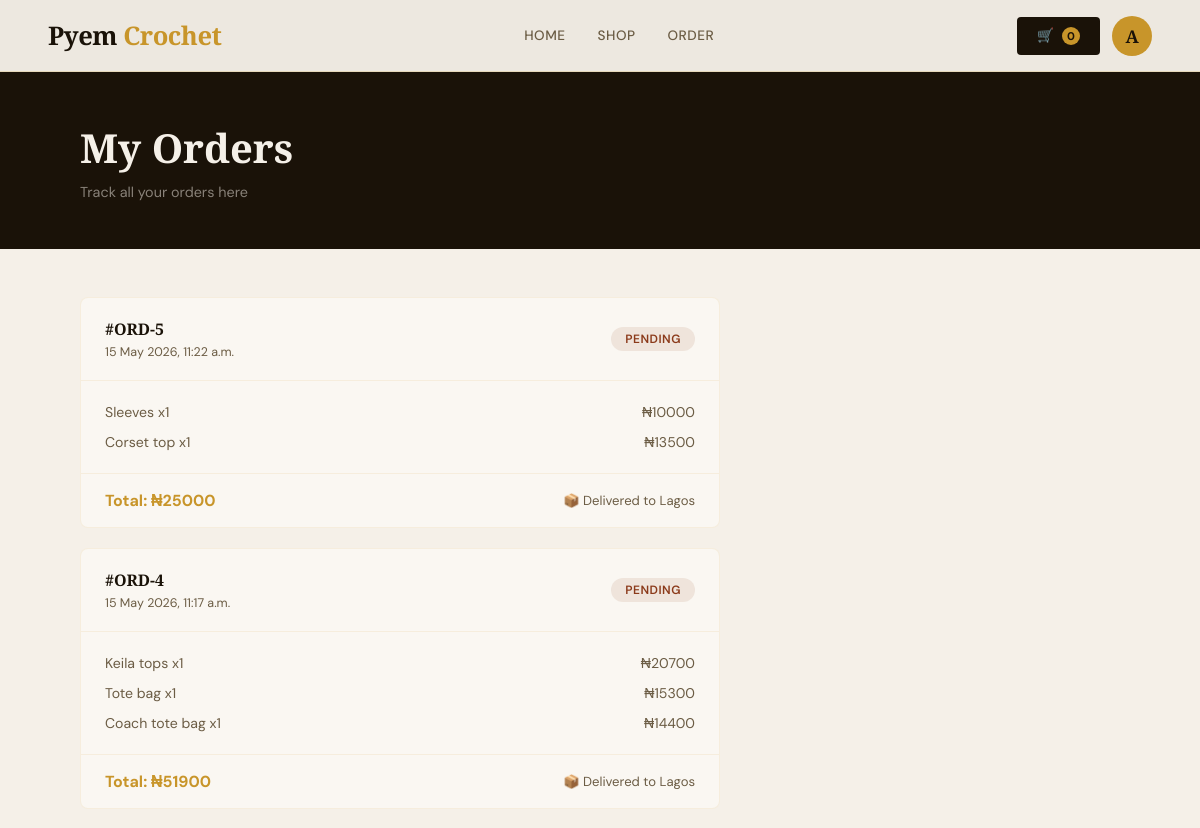
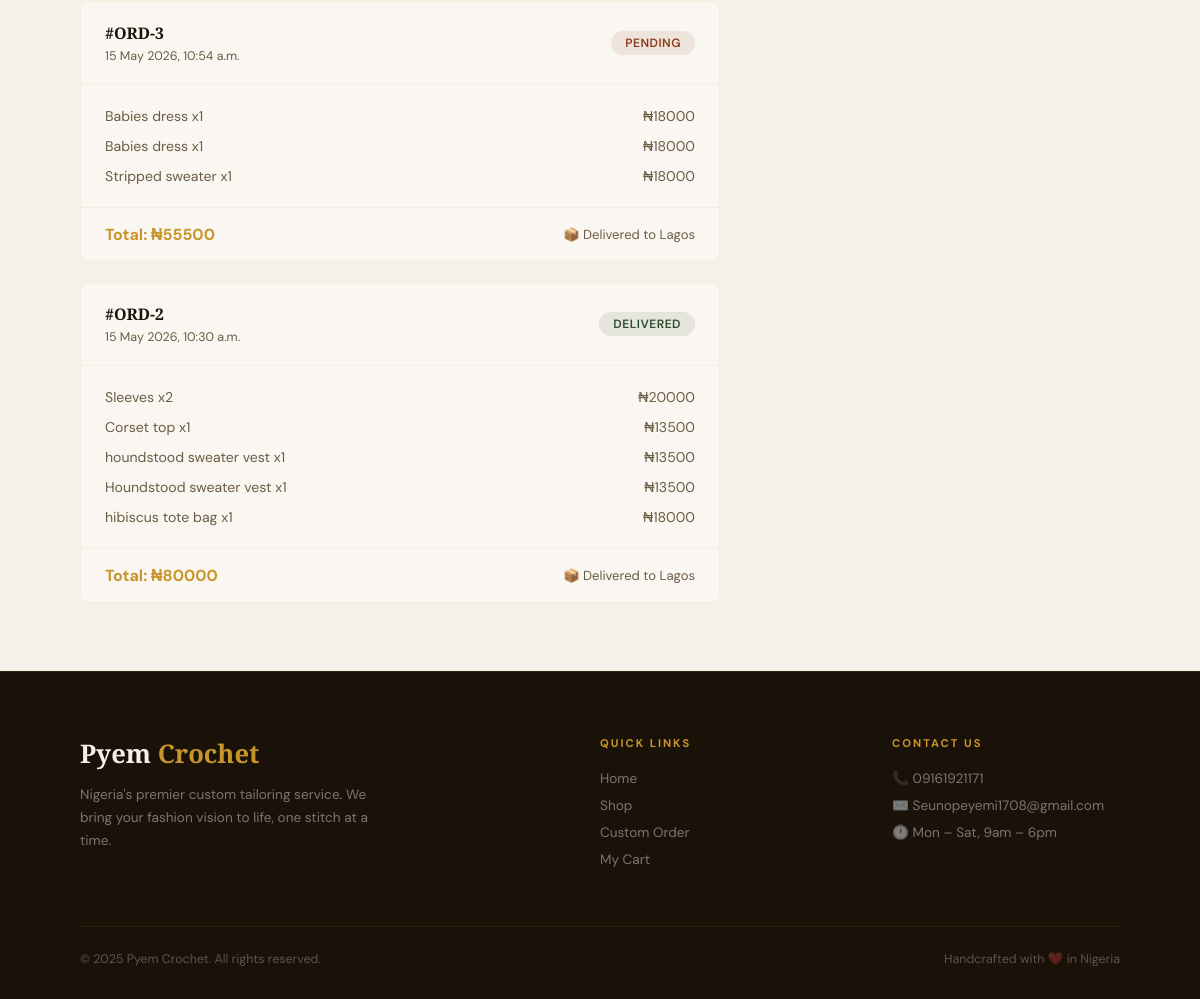
/my-orders/ (signed in), run on the app's committed database (2 pictures, top to bottom).
### stitches/models.py (models this page shows, shortened)
class Order(models.Model):
    STATUS_CHOICES = [
        ('Pending', 'Pending'),
        ('Stitching', 'Stitching'),
        ('Delivered', 'Delivered'),
        ('Cancelled', 'Cancelled'),
    ]
    PAYMENT_STATUS_CHOICES = [
        ('Unpaid', 'Unpaid'),
        ('Awaiting Confirmation', 'Awaiting Confirmation'),
        ('Half Paid', 'Half Paid'),
        ('Fully Paid', 'Fully Paid'),
    ]
    user = models.ForeignKey(User, on_delete=models.SET_NULL, null=True, blank=True)
    full_name = models.CharField(max_length=200)
    email = models.EmailField()
    phone = models.CharField(max_length=20)
    address = models.TextField()
    state = models.CharField(max_length=100)
    gender = models.CharField(max_length=20)
    chest = models.CharField(max_length=20, blank=True, null=True)
    waist = models.CharField(max_length=20, blank=True, null=True)
    hip = models.CharField(max_length=20, blank=True, null=True)
    shoulder = models.CharField(max_length=20, blank=True, null=True)
    sleeve = models.CharField(max_length=20, blank=True, null=True)
    top_length = models.CharField(max_length=20, blank=True, null=True)
    trouser_length = models.CharField(max_length=20, blank=True, null=True)
    thigh = models.CharField(max_length=20, blank=True, null=True)
    notes = models.TextField(blank=True, null=True)
    colour = models.CharField(max_length=200, blank=True, null=True)
    colour_notes = models.TextField(blank=True, null=True)
    total = models.DecimalField(max_digits=10, decimal_places=2, default=0)
    status = models.CharField(max_length=20, choices=STATUS_CHOICES, default='Pending')
    payment_status = models.CharField(max_length=30, choices=PAYMENT_STATUS_CHOICES, default='Unpaid')
    amount_paid = models.DecimalField(max_digits=10, decimal_places=2, default=0)
    transfer_reference = models.CharField(max_length=200, blank=True, null=True)
    receipt = models.ImageField(upload_to='receipts/', blank=True, null=True)
    created_at = models.DateTimeField(auto_now_add=True)

class OrderItem(models.Model):
    order = models.ForeignKey(Order, on_delete=models.CASCADE, related_name='items')
    product = models.ForeignKey(Product, on_delete=models.SET_NULL, null=True)
    quantity = models.IntegerField(default=1)
    price = models.DecimalField(max_digits=10, decimal_places=2)
    def subtotal(self):
        return self.price * self.quantity

class Product(models.Model):
    CATEGORY_CHOICES = [
        ('Tops', 'Tops'),
        ('Skirts', 'Skirts'),
        ('Bags', 'Bags'),
        ('Scrunchies', 'Scrunchies'),
        ('Hair Bands', 'Hair Bands'),
        ('Bows', 'Bows'),
        ('Handkerchiefs', 'Handkerchiefs'),
        ('Others', 'Others'),
    ]
    GENDER_CHOICES = [
        ('Male', 'Male'),
        ('Female', 'Female'),
        ('Unisex', 'Unisex'),
    ]
    name = models.CharField(max_length=200)
    description = models.TextField()
    price = models.DecimalField(max_digits=10, decimal_places=2)
    discount_price = models.DecimalField(max_digits=10, decimal_places=2, blank=True, null=True)
    image = models.ImageField(upload_to='products/', blank=True, null=True)
    category = models.CharField(max_length=100, choices=CATEGORY_CHOICES)
    gender = models.CharField(max_length=20, choices=GENDER_CHOICES, default='Unisex')
    badge = models.CharField(max_length=50, blank=True, null=True)
    created_at = models.DateTimeField(auto_now_add=True)

### stitches/views.py (the view)
# urls.py: path('my-orders/', views.my_orders, name='my_orders'),
def my_orders(request):
    if not request.user.is_authenticated:
        return redirect('signin')
    orders = Order.objects.filter(user=request.user).order_by('-created_at')
    return render(request, 'my_orders.html', {'orders': orders})

### templates/my_orders.html (shortened to what this page needs)
{% extends "base.html" %}
{% load static %}
{% block content %}
<div class="page-header dark">
  <h2>My Orders</h2>
  <p>Track all your orders here</p>
</div>
<div class="my-orders-body">
  {% if orders %}
    {% for order in orders %}
    <div class="my-order-card">
      <div class="my-order-top">
        <div>
          <div class="my-order-id">#ORD-{{ order.id }}</div>
          <div class="my-order-date">{{ order.created_at|date:"d M Y, g:i a" }}</div>
        </div>
        <div class="order-status {{ order.status|lower }}">{{ order.status }}</div>
      </div>
      <div class="my-order-items">
        {% for item in order.items.all %}
        <div class="my-order-item">
          <span>{{ item.product.name }} x{{ item.quantity }}</span>
          <span>₦{{ item.subtotal|floatformat:0 }}</span>
        </div>
        {% endfor %}
      </div>
      <div class="my-order-footer">
        <span class="my-order-total">Total: ₦{{ order.total|floatformat:0 }}</span>
        <div class="my-order-delivery">
          📦 Delivered to {{ order.state }}
        </div>
      </div>
    </div>
    {% endfor %}
  {% endif %}
</div>
{% endblock %}

### templates/base.html (shortened to what this page needs)
{% load static %}
<!DOCTYPE html>
<html lang="en">
<head>
  <link rel="stylesheet" href="{% static 'css/style.css' %}"/>
</head>
<body>
<nav>
  <a class="nav-logo" href="{% url 'index' %}">Pyem <span>Crochet</span></a>
  <div class="nav-links">
    <a href="{% url 'index' %}" class="{% if request.resolver_match.url_name == 'index' %}active{% endif %}">Home</a>
    <a href="{% url 'shop' %}" class="{% if request.resolver_match.url_name == 'shop' %}active{% endif %}">Shop</a>
    <a href="{% url 'order' %}" class="{% if request.resolver_match.url_name == 'order' %}active{% endif %}">Order</a>
  </div>
  <div class="nav-actions">
    <a href="{% url 'cart' %}" class="cart-btn">
      🛒
      <span class="cart-count">{{ request.session.cart|length|default:"0" }}</span>
    </a>
    {% if user.is_authenticated %}
      <div class="avatar-wrapper">
        <button class="avatar-btn" id="avatarBtn">
          {% if user.first_name %}
            {{ user.first_name|slice:":1"|upper }}
          {% else %}
            {{ user.username|slice:":1"|upper }}
          {% endif %}
        </button>
      </div>
    {% else %}
      <a href="{% url 'signin' %}" class="sign-btn desktop-only">Sign In</a>
    {% endif %}
  </div>
</nav>
<main>
  {% block content %}{% endblock %}
</main>
<footer>
  <div class="footer-grid">
    <div class="footer-brand">
      <div class="name">Pyem <span>Crochet</span></div>
      <p>Nigeria's premier custom tailoring service. We bring your fashion vision to life, one stitch at a time.</p>
    </div>
    <div class="footer-col">
      <h4>Quick Links</h4>
      <a href="{% url 'index' %}">Home</a>
      <a href="{% url 'shop' %}">Shop</a>
      <a href="{% url 'order' %}">Custom Order</a>
      <a href="{% url 'cart' %}">My Cart</a>
    </div>
    <div class="footer-col">
      <h4>Contact Us</h4>
      <div class="footer-contact">📞 09161921171</div>
      <div class="footer-contact">✉️ Seunopeyemi1708@gmail.com</div>
      <div class="footer-contact">🕐 Mon – Sat, 9am – 6pm</div>
    </div>
  </div>
  <div class="footer-bottom">
    <p>© 2025 Pyem Crochet. All rights reserved.</p>
    <p>Handcrafted with ❤️ in Nigeria</p>
  </div>
</footer>
</body>
</html>

### static/css/style.css (style rules this page uses)
:root { --cream: #f5f0e8; --dark: #1a1208; --gold: #c8952a; --gold-light: #e8b84b; --rust: #8b3a1a; --green: #2d4a2d; --off-white: #faf7f2; --mid: #6b5c44; --shadow: rgba(26, 18, 8, 0.15); }
* { margin: 0; padding: 0; box-sizing: border-box; }
html { scroll-behavior: smooth; }
body { font-family: 'DM Sans', sans-serif; background: var(--cream); color: var(--dark); overflow-x: hidden; }
nav { position: fixed; top: 0; left: 0; right: 0; z-index: 1000; background: rgba(245, 240, 232, 0.97); backdrop-filter: blur(12px); border-bottom: 1px solid rgba(200, 149, 42, 0.2); padding: 0 48px; height: 72px; display: flex; align-items: center; justify-content: space-between; }
.nav-logo { font-family: 'Playfair Display', serif; font-size: 1.6rem; font-weight: 900; color: var(--dark); text-decoration: none; letter-spacing: -0.5px; flex-shrink: 0; }
.nav-logo span { color: var(--gold); }
.nav-links { display: flex; gap: 32px; align-items: center; }
.nav-links a { font-size: 0.85rem; font-weight: 500; letter-spacing: 0.5px; color: var(--mid); text-decoration: none; text-transform: uppercase; transition: color 0.2s; white-space: nowrap; }
.nav-actions { display: flex; gap: 12px; align-items: center; flex-shrink: 0; }
.cart-btn { background: var(--dark); color: var(--cream); border: none; padding: 10px 20px; border-radius: 4px; font-family: 'DM Sans', sans-serif; font-size: 0.85rem; font-weight: 500; cursor: pointer; display: flex; align-items: center; gap: 8px; text-decoration: none; transition: background 0.2s; white-space: nowrap; }
.cart-count { background: var(--gold); color: var(--dark); border-radius: 50%; width: 18px; height: 18px; display: flex; align-items: center; justify-content: center; font-size: 0.7rem; font-weight: 700; flex-shrink: 0; }
.page-header { padding: 120px 80px 48px; }
.page-header.dark { background: var(--dark); }
.page-header.dark h2 { font-family: 'Playfair Display', serif; font-size: clamp(1.8rem, 4vw, 2.5rem); font-weight: 900; color: var(--cream); }
.page-header.dark p { color: rgba(245, 240, 232, 0.5); font-size: 0.9rem; margin-top: 8px; }
footer { background: var(--dark); padding: 64px 80px 32px; border-top: 1px solid rgba(200, 149, 42, 0.15); }
.footer-grid { display: grid; grid-template-columns: 2fr 1fr 1fr; gap: 64px; margin-bottom: 48px; }
.footer-brand .name { font-family: 'Playfair Display', serif; font-size: 1.6rem; font-weight: 900; color: var(--cream); margin-bottom: 12px; }
.footer-brand .name span { color: var(--gold); }
.footer-brand p { color: rgba(245, 240, 232, 0.45); font-size: 0.85rem; line-height: 1.7; max-width: 300px; }
.footer-col h4 { font-size: 0.7rem; letter-spacing: 2px; text-transform: uppercase; color: var(--gold); margin-bottom: 20px; }
.footer-col a { display: block; color: rgba(245, 240, 232, 0.45); font-size: 0.85rem; margin-bottom: 10px; text-decoration: none; transition: color 0.2s; }
.footer-contact { display: flex; align-items: center; gap: 8px; color: rgba(245, 240, 232, 0.45); font-size: 0.85rem; margin-bottom: 10px; }
.footer-bottom { border-top: 1px solid rgba(200, 149, 42, 0.1); padding-top: 24px; display: flex; justify-content: space-between; align-items: center; flex-wrap: wrap; gap: 8px; }
.footer-bottom p { color: rgba(245, 240, 232, 0.3); font-size: 0.78rem; }
.avatar-wrapper { position: relative; }
.avatar-btn { width: 40px; height: 40px; border-radius: 50%; background: var(--gold); color: var(--dark); border: none; font-family: 'Playfair Display', serif; font-size: 1.1rem; font-weight: 900; cursor: pointer; display: flex; align-items: center; justify-content: center; transition: all 0.2s; }

### data on the page
Order: id "5", created_at "15 May 2026, 11:22 a.m.", status "PENDING", total "25000", state "Lagos"
OrderItem: product.name "Sleeves", quantity "1", subtotal "10000"
OrderItem: product.name "Corset top", quantity "1", subtotal "13500"
Order: id "4", created_at "15 May 2026, 11:17 a.m.", status "PENDING", total "51900", state "Lagos"
OrderItem: product.name "Keila tops", quantity "1", subtotal "20700"
OrderItem: product.name "Tote bag", quantity "1", subtotal "15300"
OrderItem: product.name "Coach tote bag", quantity "1", subtotal "14400"
Order: id "3", created_at "15 May 2026, 10:54 a.m.", status "PENDING", total "55500", state "Lagos"
OrderItem: product.name "Babies dress", quantity "1", subtotal "18000"
OrderItem: product.name "Babies dress", quantity "1", subtotal "18000"
OrderItem: product.name "Stripped sweater", quantity "1", subtotal "18000"
Order: id "2", created_at "15 May 2026, 10:30 a.m.", status "DELIVERED", total "80000", state "Lagos"
OrderItem: product.name "Sleeves", quantity "2", subtotal "20000"
OrderItem: product.name "Corset top", quantity "1", subtotal "13500"
OrderItem: product.name "houndstood sweater vest", quantity "1", subtotal "13500"
OrderItem: product.name "Houndstood sweater vest", quantity "1", subtotal "13500"
OrderItem: product.name "hibiscus tote bag", quantity "1", subtotal "18000"

### other printed values
{{ request.session.cart|length|default:"0" }} "0"
{{ user.first_name|slice:":1"|upper }} "A"
